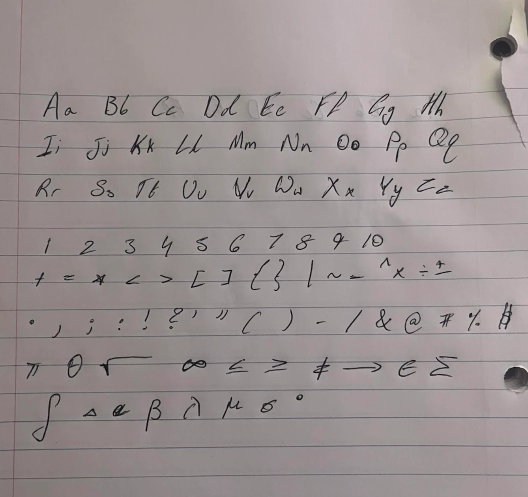
#> input picture data/glyph_sheets/sheet1.webp, 1056 x 994 px (shown at 1/2 size)
$ python -i worksheet.py   (imports and definitions only)
#> lines starting #> are read from the running program, lines starting #| are printed output that depends on the picture; after the words box and inside, x2 and y2 are one past the last pixel; in counts of white or black regions, pixels touching at a corner belong together
#> further down, picture is the input picture: shape (994, 1056, 3); mean B, G, R 145.9, 146, 155
import cv2
import numpy as np

PAGE_W_MM = 215.9
OUT_W = 1275


# [5 lines left out: function order_corners, not called in this run]


def find_page(gray):
    h, w = gray.shape
#> h = 994; w = 1056
    blur = cv2.GaussianBlur(gray, (7, 7), 0)
    _, mask = cv2.threshold(blur, 0, 255, cv2.THRESH_BINARY + cv2.THRESH_OTSU)
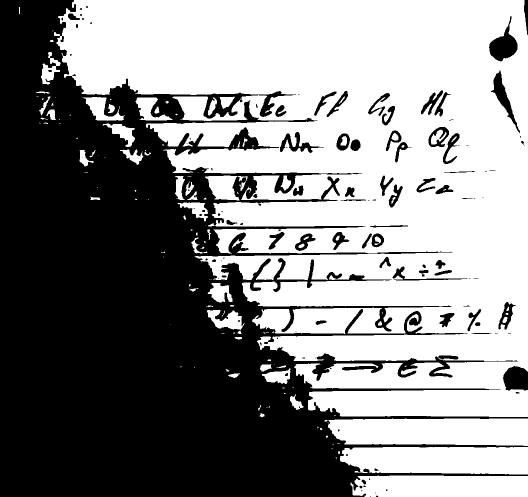
#> mask: shape (994, 1056) (shown at 1/2 size); 54.1% white; 122 black regions (61 under 20 px), largest, box (x1, y1, x2, y2) and area: (0, 0, 1056, 994) 459205, (978, 32, 1035, 123) 2364, (1006, 732, 1056, 781) 2025
    mask = cv2.morphologyEx(mask, cv2.MORPH_CLOSE, np.ones((25, 25), np.uint8))
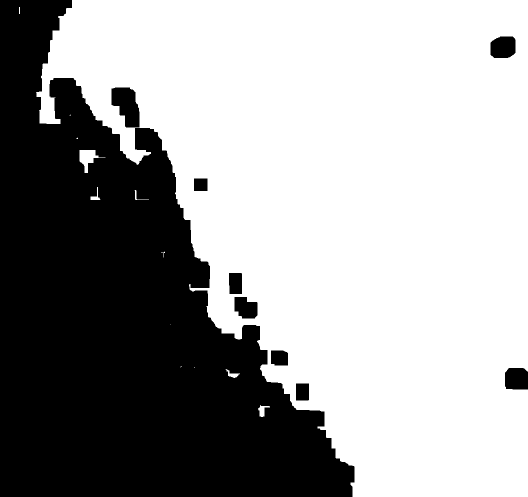
#> mask: shape (994, 1056) (shown at 1/2 size); 62.2% white; 9 black regions
    contours, _ = cv2.findContours(mask, cv2.RETR_EXTERNAL, cv2.CHAIN_APPROX_SIMPLE)
#> contours = 13 contours, 7 with area under 20; largest, box (x1, y1, x2, y2) and area: (72, 0, 1056, 994) 658970, (159, 300, 211, 346) 893, (516, 810, 540, 834) 218, (451, 738, 480, 756) 144, (181, 374, 201, 400) 120, (269, 380, 298, 400) 40
    for contour in sorted(contours, key=cv2.contourArea, reverse=True)[:3]:
        area = cv2.contourArea(contour)
        if area < 0.3 * w * h or area > 0.985 * w * h:
            continue
        approx = cv2.approxPolyDP(contour, 0.02 * cv2.arcLength(contour, True), True)
        if len(approx) == 4:
            return order_corners(approx)
#> this loop made 3 passes
#> area on passes 1 to 3: 658970, 893, 217.5
    return None


def text_angle(gray):
    edges = cv2.Canny(gray, 60, 160)
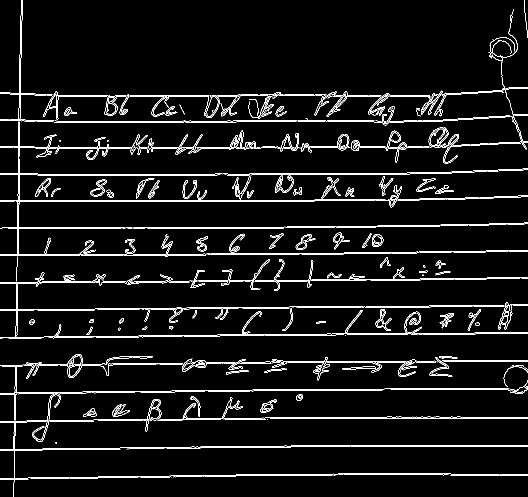
#> edges: shape (994, 1056) (shown at 1/2 size); 5% white in thin lines or dots
    lines = cv2.HoughLinesP(edges, 1, np.pi / 720, threshold=120, minLineLength=gray.shape[1] // 6, maxLineGap=12)
#> lines = 41 rows, first 6: [379, 617, 631, 615], [289, 616, 498, 614], [798, 779, 1037, 778], [75, 563, 395, 562], [724, 669, 990, 667], [284, 954, 590, 950]
    if lines is None:
        return 0.0
    angles = [np.degrees(np.arctan2(y2 - y1, x2 - x1)) for x1, y1, x2, y2 in lines.reshape(-1, 4)]
#> angles = 41 values, max 0.236 at index 39, min -89.43 at index 16, mean -4.63
    angles = [a for a in angles if abs(a) < 20]
#> angles = 39 values, max 0.236 at index 37, min -0.803 at index 34, mean -0.291
    return float(np.median(angles)) if angles else 0.0


def deskew(image):
    gray = cv2.cvtColor(image, cv2.COLOR_BGR2GRAY)
    corners = find_page(gray)
    if corners is not None:
        top = np.linalg.norm(corners[1] - corners[0])
        side = np.linalg.norm(corners[3] - corners[0])
        out_h = int(round(OUT_W * side / max(top, 1)))
        target = np.array([[0, 0], [OUT_W, 0], [OUT_W, out_h], [0, out_h]], dtype=np.float32)
        warped = cv2.warpPerspective(image, cv2.getPerspectiveTransform(corners, target), (OUT_W, out_h),
                                     borderValue=(255, 255, 255))
        return warped, "perspective"
    angle = text_angle(gray)
#> angle = -0.272
    h, w = gray.shape
#> h = 994; w = 1056
    matrix = cv2.getRotationMatrix2D((w / 2, h / 2), angle, 1.0)
#> matrix = [[1, -0.00474, 2.36], [0.00474, 1, -2.5]]
    rotated = cv2.warpAffine(image, matrix, (w, h), borderValue=(255, 255, 255))
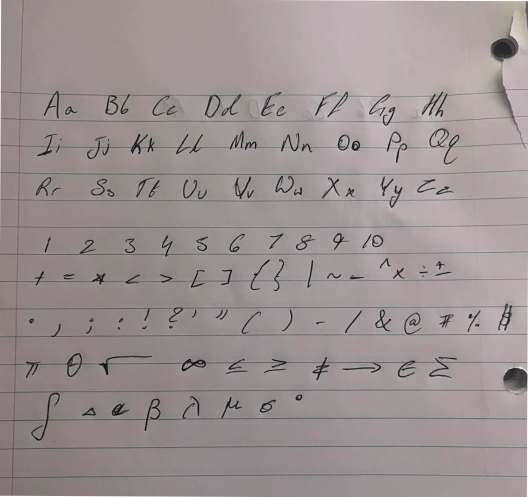
#> rotated: shape (994, 1056, 3) (shown at 1/2 size); mean B, G, R 146.2, 146.3, 155.2
    out_h = int(round(OUT_W * h / w))
#> out_h = 1200
    return cv2.resize(rotated, (OUT_W, out_h), interpolation=cv2.INTER_AREA), f"rotation {angle:.1f} deg"


# [48 lines left out: functions overlap, suggest_blanks, not called in this run]

>>> import cv2
>>> picture = cv2.imread('../../data/glyph_sheets/sheet1.webp')
>>> result = deskew(picture)

$ run again, on data/glyph_sheets/sheet2_joined.webp
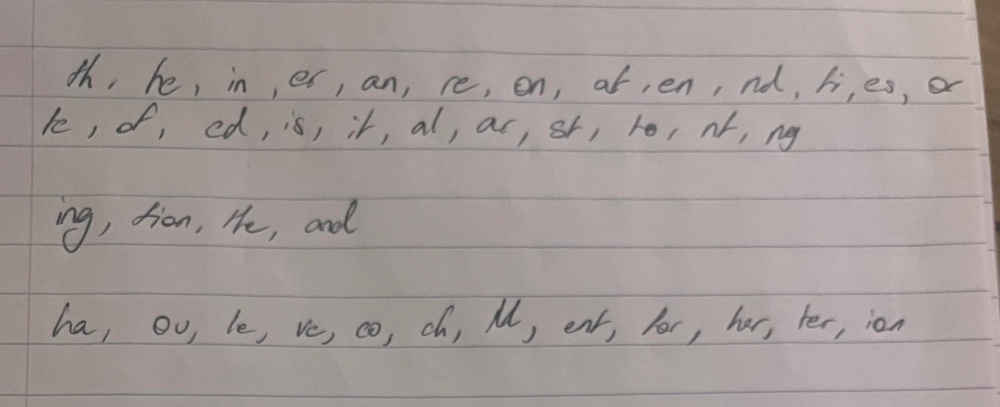
#> input picture data/glyph_sheets/sheet2_joined.webp, 2000 x 814 px (shown at 1/2 size)
#> picture is the input picture: shape (814, 2000, 3); mean B, G, R 151.9, 154.2, 164.2
#> in find_page, `mask = cv2.morphologyEx(mask, cv2.MORPH_CLOSE, np.ones((25, 25), np.ui..`:
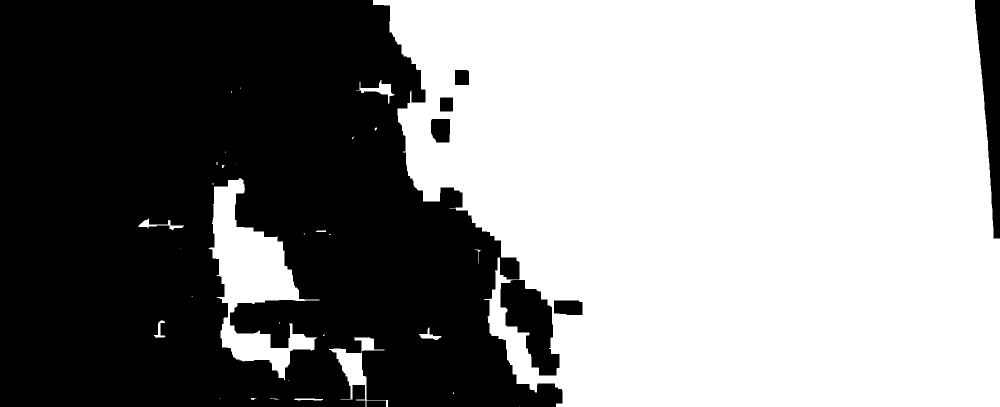
#> mask: shape (814, 2000) (shown at 1/2 size); 55% white; 8 black regions
#> contours = 31 contours, 22 with area under 20; largest, box (x1, y1, x2, y2) and area: (746, 0, 2000, 814) 869860, (417, 356, 639, 760) 32856, (658, 674, 777, 814) 3698, (712, 160, 789, 207) 808, (277, 437, 367, 460) 442
#> the loop in find_page, `for contour in sorted(contours, key=cv2.contourArea, reverse=True)[:3]:` made 1 pass
#> area on pass 1: 869860
#> corners = [[746, 0], [1949, 0], [1999, 813], [1033, 767]]
#> top = 1203
#> side = 818.9
#> out_h = 868
#> target = [[0, 0], [1275, 0], [1275, 868], [0, 868]]
#> in deskew, `warped = cv2.warpPerspective(image, cv2.getPerspectiveTransform(corner..`:
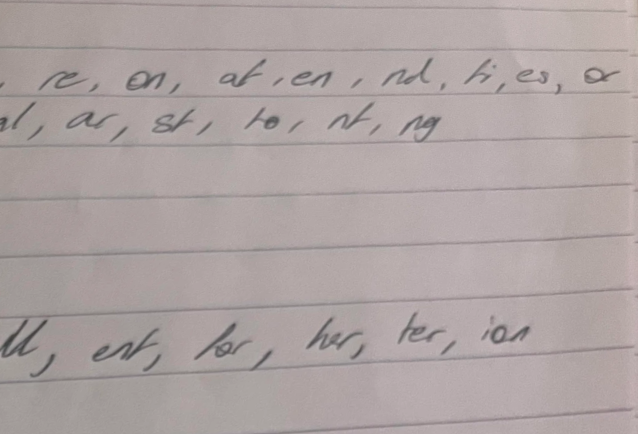
#> warped: shape (868, 1275, 3) (shown at 1/2 size); mean B, G, R 162.1, 163, 173.3

$ run again, on data/glyph_sheets/sheet2_letters.webp
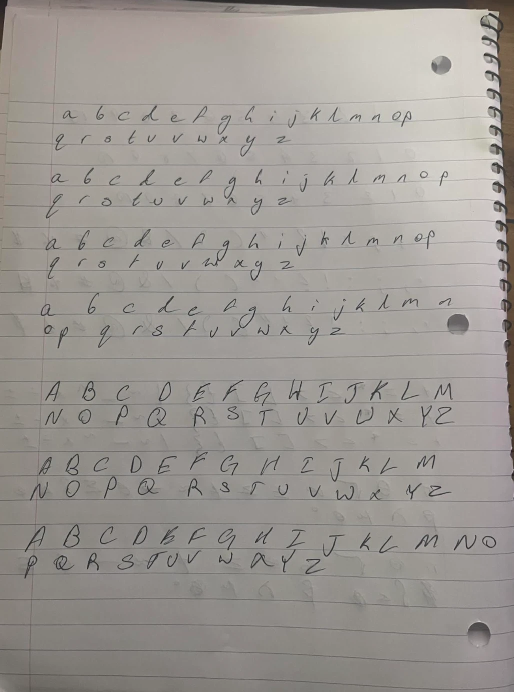
#> input picture data/glyph_sheets/sheet2_letters.webp, 1028 x 1384 px (shown at 1/2 size)
#> picture is the input picture: shape (1384, 1028, 3); mean B, G, R 147, 151.7, 156.2
#> in find_page, `mask = cv2.morphologyEx(mask, cv2.MORPH_CLOSE, np.ones((25, 25), np.ui..`:
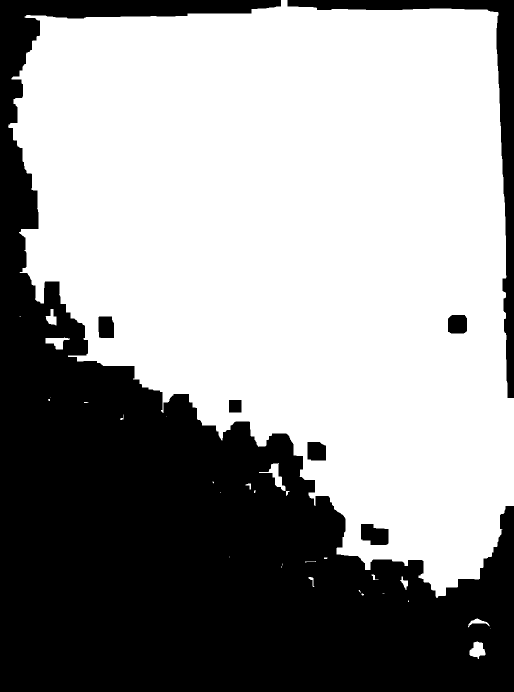
#> mask: shape (1384, 1028) (shown at 1/2 size); 59.5% white; 7 black regions
#> contours = 30 contours, 19 with area under 20; largest, box (x1, y1, x2, y2) and area: (16, 0, 1028, 1196) 846699, (518, 926, 571, 982) 714, (939, 1283, 971, 1318) 660, (91, 675, 140, 699) 568, (91, 618, 113, 651) 354
#> the loop in find_page, `for contour in sorted(contours, key=cv2.contourArea, reverse=True)[:3]:` made 1 pass
#> area on pass 1: 846699
#> corners = [[53, 30], [996, 25], [959, 1157], [136, 713]]
#> top = 943
#> side = 688
#> out_h = 930
#> target = [[0, 0], [1275, 0], [1275, 930], [0, 930]]
#> in deskew, `warped = cv2.warpPerspective(image, cv2.getPerspectiveTransform(corner..`:
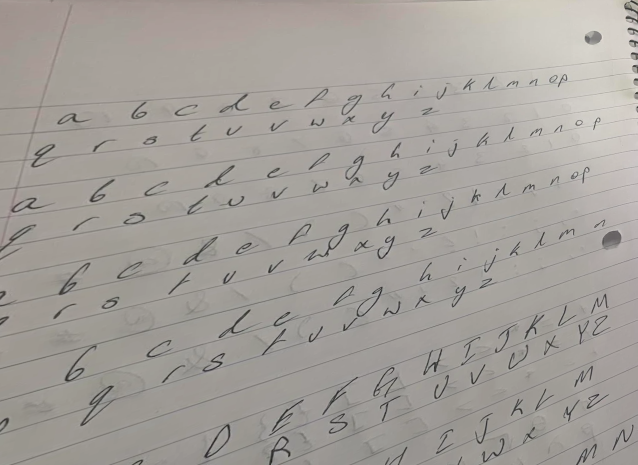
#> warped: shape (930, 1275, 3) (shown at 1/2 size); mean B, G, R 154.2, 159.3, 163.6

$ run again, on data/glyph_sheets/sheet2_symbols.webp
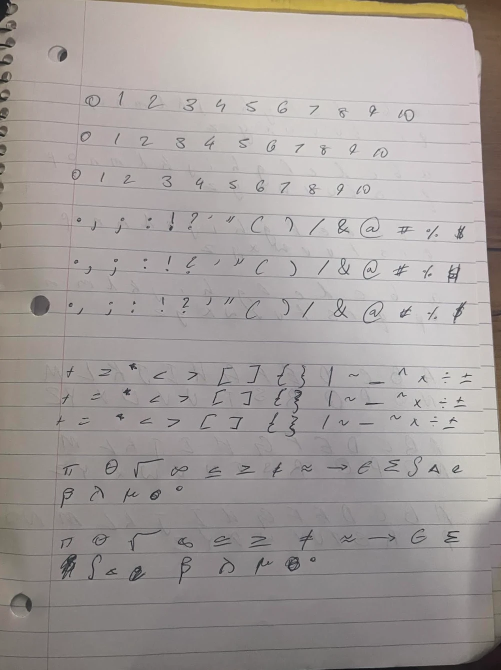
#> input picture data/glyph_sheets/sheet2_symbols.webp, 1002 x 1340 px (shown at 1/2 size)
#> picture is the input picture: shape (1340, 1002, 3); mean B, G, R 155.6, 157.6, 163.6
#> in find_page, `mask = cv2.morphologyEx(mask, cv2.MORPH_CLOSE, np.ones((25, 25), np.ui..`:
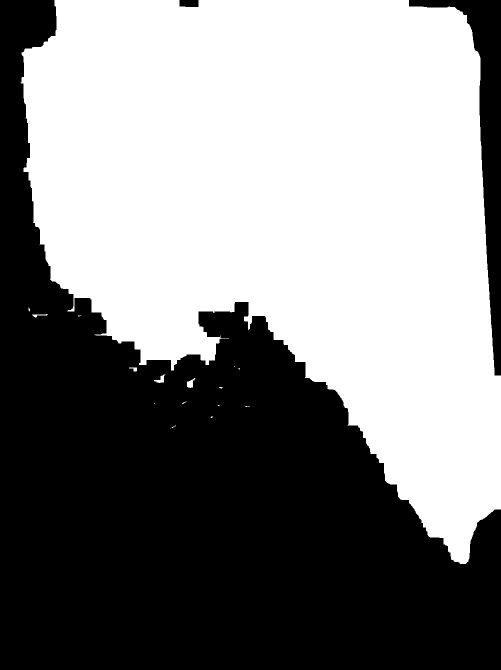
#> mask: shape (1340, 1002) (shown at 1/2 size); 52.2% white; 3 black regions
#> contours = 17 contours, 12 with area under 20; largest, box (x1, y1, x2, y2) and area: (41, 0, 1002, 1128) 698470, (374, 756, 391, 776) 152, (308, 749, 331, 766) 128, (64, 628, 95, 635) 54, (258, 735, 274, 743) 51
#> the loop in find_page, `for contour in sorted(contours, key=cv2.contourArea, reverse=True)[:3]:` made 3 passes
#> area on passes 1 to 3: 698469.5, 151.5, 128
#> edges: shape (1340, 1002); 5.8% white in thin lines or dots
#> lines = 79 rows, first 6: [34, 957, 595, 957], [145, 909, 742, 909], [765, 1292, 970, 1285], [165, 911, 746, 911], [764, 1290, 985, 1282], [718, 776, 935, 779]
#> in text_angle, `angles = [np.degrees(np.arctan2(y2 - y1, x2 - x1)) for x1, y1, x2, y2 ..`: angles = 79 values, max 87.29 at index 70, min -86.79 at index 8, mean -3.79
#> in text_angle, `angles = [a for a in angles if abs(a) < 20]`: angles = 71 values, max 3.84 at index 56, min -2.23 at index 54, mean 0.651
#> angle = 0.594
#> matrix = [[1, 0.0104, -6.92], [-0.0104, 1, 5.23]]
#> in deskew, `rotated = cv2.warpAffine(image, matrix, (w, h), borderValue=(255, 255,..`:
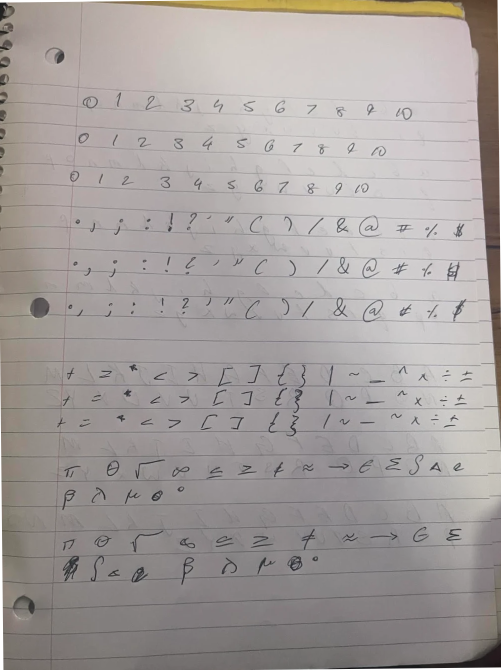
#> rotated: shape (1340, 1002, 3) (shown at 1/2 size); mean B, G, R 156.5, 158.5, 164.4
